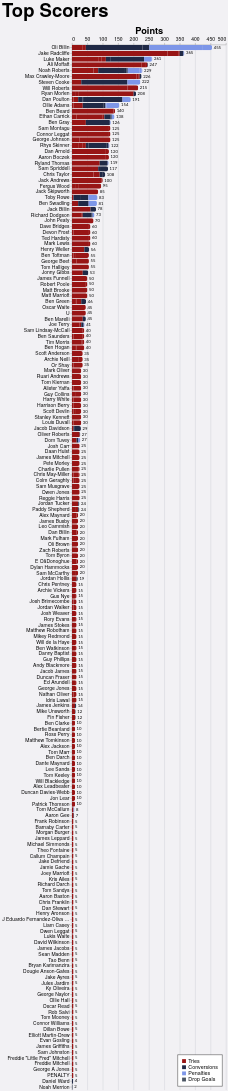

Write a Vega-Lite specification for this figure.
### Vega-Lite specification from a JSON file in a GitHub repository (floating-point values rounded to 4 significant figures; data arrays with more than 128 entries replaced by an {"elided": "..."} marker saying what was removed)
{"config": {"axis": {"labelFont": "PT Sans Narrow, Helvetica Neue, Helvetica, Arial, sans-serif", "titleFont": "PT Sans Narrow, Helvetica Neue, Helvetica, Arial, sans-serif", "labelFontSize": 13, "titleFontSize": 24, "gridColor": "#202947", "gridOpacity": 0.2, "zindex": 1}, "text": {"font": "Lato, sans-serif"}, "bar": {"cornerRadiusEnd": 5}, "header": {"labelFont": "PT Sans Narrow, Helvetica Neue, Helvetica, Arial, sans-serif", "titleFont": "PT Sans Narrow, Helvetica Neue, Helvetica, Arial, sans-serif", "labelFontSize": 24, "titleFontSize": 28, "labelFontWeight": "bold", "orient": "left"}, "legend": {"labelFont": "PT Sans Narrow, Helvetica Neue, Helvetica, Arial, sans-serif", "titleFont": "PT Sans Narrow, Helvetica Neue, Helvetica, Arial, sans-serif", "labelFontSize": 14, "titleFontSize": 16, "titlePadding": 5, "fillColor": "white", "strokeColor": "black", "padding": 10, "titleFontWeight": "lighter", "titleFontStyle": "italic", "titleColor": "gray", "offset": 10}, "title": {"font": "PT Sans Narrow, Helvetica Neue, Helvetica, Arial, sans-serif", "fontSize": 48, "fontWeight": "bold", "anchor": "start", "align": "center", "titlePadding": 20, "subtitlePadding": 10, "subtitleFontSize": 13, "subtitleColor": "", "subtitleFontStyle": "italic", "offset": 15, "color": "black"}, "axisX": {"labelAngle": 0}, "facet": {"title": null, "header": null, "align": {"row": "each", "column": "each"}}, "resolve": {"scale": {"y": "independent", "facet": "independent"}}, "background": "#f2f1f4", "scale": {"offsetBandPaddingOuter": 0.2, "offsetBandPaddingInner": 0.1}, "view": {"stroke": null, "background": "transparent"}}, "layer": [{"mark": {"type": "bar"}, "encoding": {"color": {"field": "component", "legend": {"orient": "bottom-right", "title": null}, "scale": {"domain": ["Tries", "Conversions", "Penalties", "Drop Goals"], "range": ["#981515", "#202946", "#7d96e8", "#4b5563"]}, "type": "nominal"}, "order": {"field": "component_order", "sort": "ascending", "type": "quantitative"}, "tooltip": [{"field": "player", "title": "Player", "type": "nominal"}, {"field": "game_type", "title": "Game Type", "type": "nominal"}, {"field": "component", "title": "Score Type", "type": "nominal"}, {"aggregate": "sum", "field": "value", "title": "Value", "type": "quantitative"}, {"aggregate": "max", "field": "player_total", "title": "Total", "type": "quantitative"}], "x": {"aggregate": "sum", "axis": {"orient": "top", "title": "Points"}, "field": "value", "type": "quantitative"}, "y": {"field": "player", "sort": {"field": "player_total", "op": "max", "order": "descending"}, "title": null, "type": "nominal"}}}, {"mark": {"type": "text", "align": "left", "baseline": "middle", "color": "black", "dx": 4, "fontSize": 11}, "encoding": {"text": {"field": "total_value", "format": ".0f", "type": "quantitative"}, "x": {"axis": {"orient": "top", "title": "Points"}, "field": "total_value", "type": "quantitative"}, "y": {"field": "player", "sort": {"field": "player_total", "op": "max", "order": "descending"}, "title": null, "type": "nominal"}}, "transform": [{"aggregate": [{"op": "sum", "field": "value", "as": "total_value"}, {"op": "max", "field": "player_total", "as": "player_total"}], "groupby": ["player"]}]}], "data": {"name": "data-cb16fcf142a9017733de4f95a8885655"}, "height": {"step": 15}, "params": [{"name": "seasonParam", "value": []}, {"name": "gameTypesParam", "value": []}, {"name": "gameTypeParam", "value": "All games"}, {"name": "squadParam", "value": "All"}, {"name": "scoreTypeParam", "value": "Total"}], "title": {"text": "Top Scorers"}, "transform": [{"filter": "length(seasonParam) === 0 || indexof(seasonParam, datum.season) >= 0"}, {"filter": "length(gameTypesParam) === 0 || indexof(gameTypesParam, datum.game_type) >= 0"}, {"filter": "squadParam === \"All\" || datum.squad === squadParam"}, {"filter": "scoreTypeParam === datum.score_type"}, {"joinaggregate": [{"op": "sum", "field": "value", "as": "player_total"}], "groupby": ["player"]}, {"filter": "datum.player_total > 0"}], "width": 400, "$schema": "https://vega.github.io/schema/vega-lite/v5.20.1.json", "datasets": {"data-cb16fcf142a9017733de4f95a8885655": {"elided": "1322 records"}}}
